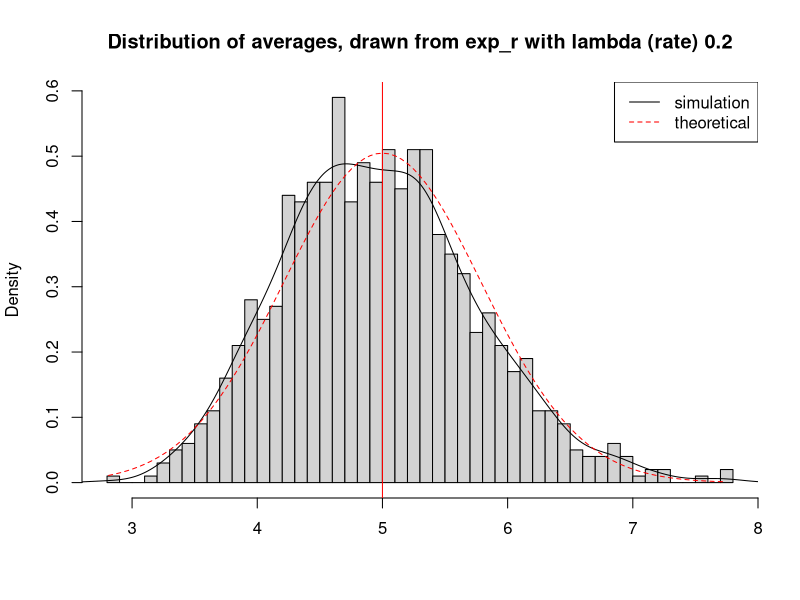
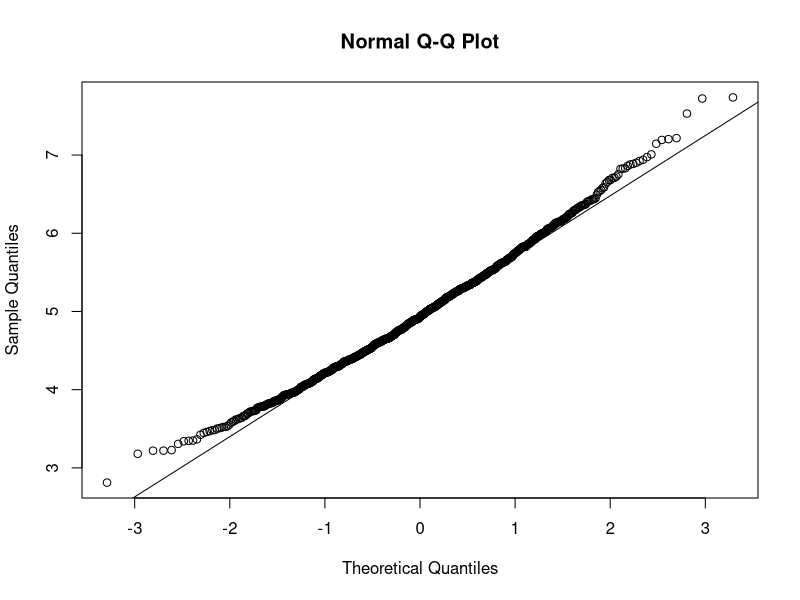

Source code (R) for these figures, in order: (Note: this script raises an error after producing the figures.)
#Project 1 R Script

set.seed(1234)
lambda <- 0.2
number_of_simulation <- 1000
size_of_sample <- 40

# Create the simluation
sim <- matrix(rexp(number_of_simulation*size_of_sample, rate=lambda), number_of_simulation, size_of_sample)

#now take an average of the simluations
row_avgs <- rowMeans(sim)




# plot the histogram of averages
hist(row_avgs, breaks=50, prob=TRUE,
     main="Distribution of averages, drawn from exp_r with lambda (rate) 0.2", xlab="")

# Now we will add the density
lines(density(row_avgs))


# plot the theoretical center of distribution
abline(v=1/lambda, col="red")

# plot theoretical density of the averages of samples
xfit <- seq(min(row_avgs), max(row_avgs), length=100)

yfit <- dnorm(xfit, mean=1/lambda, sd=(1/lambda/sqrt(size_of_sample)))

lines(xfit, yfit, pch=22, col="red", lty=2)
# Place legend on the screen
legend('topright', c("simulation", "theoretical"), lty=c(1,2), col=c("black", "red"))

qqnorm(row_avgs) 
qqline(row_avgs)

coverage <- sapply(lambda_values, function(lamb) {
    mu_h <- rowMeans(matrix(rexp(size_of_sample*number_of_simulation, rate=0.2),
                            number_of_simulation, size_of_sample))
    
    ul <- mu_h + qnorm(0.975) * sqrt(1/lambda**2/size_of_sample)
    
    ll <- mu_h - qnorm(0.975) * sqrt(1/lambda**2/size_of_sample)
    
    mean(ll < lamb & ul > lamb)
})

library(ggplot2)
qplot(lambda_values, coverage) + geom_hline(yintercept=0.95)